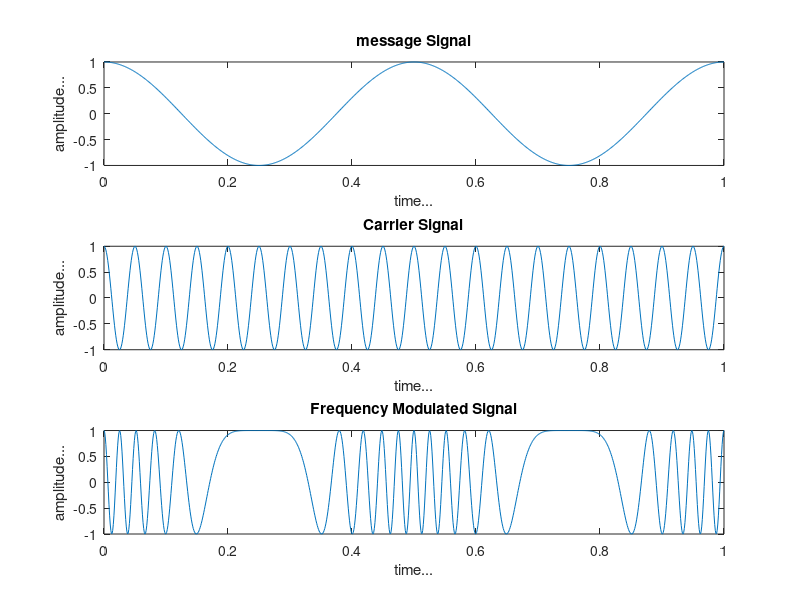

Reproduce this figure in MATLAB.
clc;
clear all;
close all;
kf=20;
Am=1;
fm=2;
beta=(kf*Am)/fm;
t=0:0.001:1;
%t=linspace(0,1,500);
mt=Am*cos(2*pi*fm*t);
Ac=1;
fc=20;
ct=Ac*cos(2*pi*fc*t);

sfm=Ac*cos(2*pi*fc*t+beta*(sin(2*pi*fm*t)));

figure(1);
subplot(3,1,1);
plot(t,mt);
title('message Signal');
xlabel('time...');
ylabel('amplitude...');

subplot(3,1,2);
plot(t,ct);
title('Carrier Signal')
xlabel('time...');
ylabel('amplitude...');

subplot(3,1,3);
plot(t,sfm);
title('Frequency Modulated Signal');
xlabel('time...');
ylabel('amplitude...');